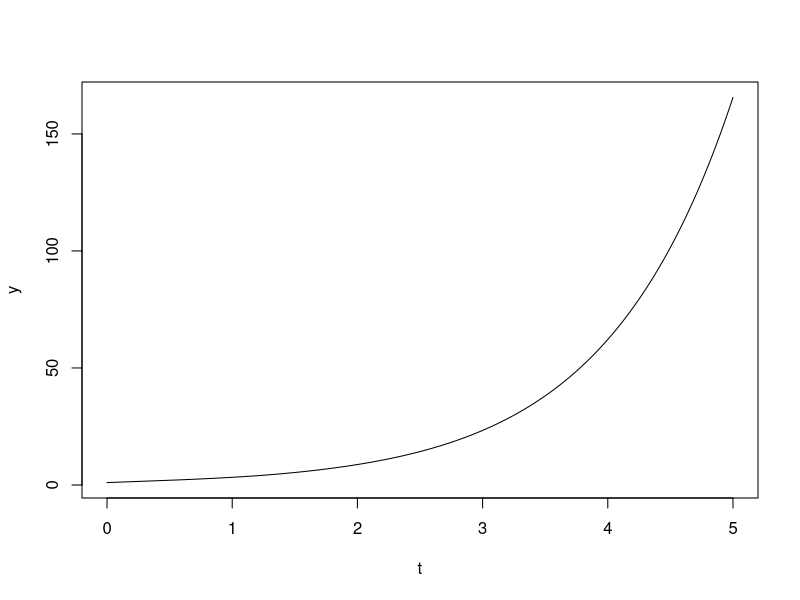

Write the R code that produced this figure.
Res_Equ_Dif_derecha <- function(del1=0, yi=0){
  np = length(yi)
  yf = rep(0, np)

  y1 = yi[np]
  yf[1] = y1

  for (i in 2:np){
    y2 = y1 + del1 * yi[i-1]
    yf[i] = y2
    y1 = y2
  }
  res= yf
}

Res_Equ_Dif_derecha_tao2 <- function(vali= 0, del1=0, ta1=0, ta2=0){
  np = length(ta1)
  yf = rep(0, np)

  y1 = vali
  yf[1] = y1
  
  for (i in 2:np){
    y2 = y1 + del1 * (ta1[i-1]+ta2[i-1])
    yf[i] = y2
    y1 = y2   
  }
  res= yf
}


Res_Equ_Dif_izquierda <- function(del1=0, yi=0){
  np = length(yi)
  yf = rep(0, np)

  y2 = yi[1]
  yf[np] = y2

  for (i in (np-1):1){
    y1 = y2 - del1 * yi[i+1]
    yf[i] = y1
    y2 = y1
  }
  res= yf
}


procesa_drerecha2 <- function(tao1=0,tao2=0, niter=0){
  print('procesa derecha2')
  del = .001
  n = tao2 / del+1
  m = tao1 / del+1
  t = seq(0, tao1, length.out = m)
  yi = rep(1, n)

  tt = c()
  yy = yi

  ni=n-n+1
  mi=n-m+1

  for (i in 1:niter){
    to = (i-1)*tao1 + t 
    tt = c(tt, to)
    y1 = yy[mi:(mi+m)]
    y2 = yy[ni:(ni+m)]
    k = length(yy)
    yi = Res_Equ_Dif_derecha_tao2(yy[k] , del, y1, y2)
    yy = c(yy, yi)
    mi = mi+m
    ni = ni+m
  }
  ret = list(tt, yy)
}

procesa_izquierda <- function(tao=0, niter=0, tF){
  t2 = 0
  t1 = -tao
  del = .001
  ni = (t2-t1) / del

  t = seq(t1, t2, length.out = ni+1)
  yF = exp(tF)
  yi = rep(yF, ni+1)
  
  tt = c()
  yy = c()  
  
  tA = tF + t

  for (i in 1:niter){
    tt = c(tA, tt)
    tA = tA - tao
    yi = Res_Equ_Dif_izquierda(del, yi)
    yy = c(yi, yy)
  }
  ret = list(tt, yy)
}

pp = procesa_drerecha2(.5, 1, 10)

t = pp[[1]]
y = pp[[2]]
nt = length(t)
ny = length(y)

y = y[(ny-nt+1):ny]



plot(t, y, type='l')
